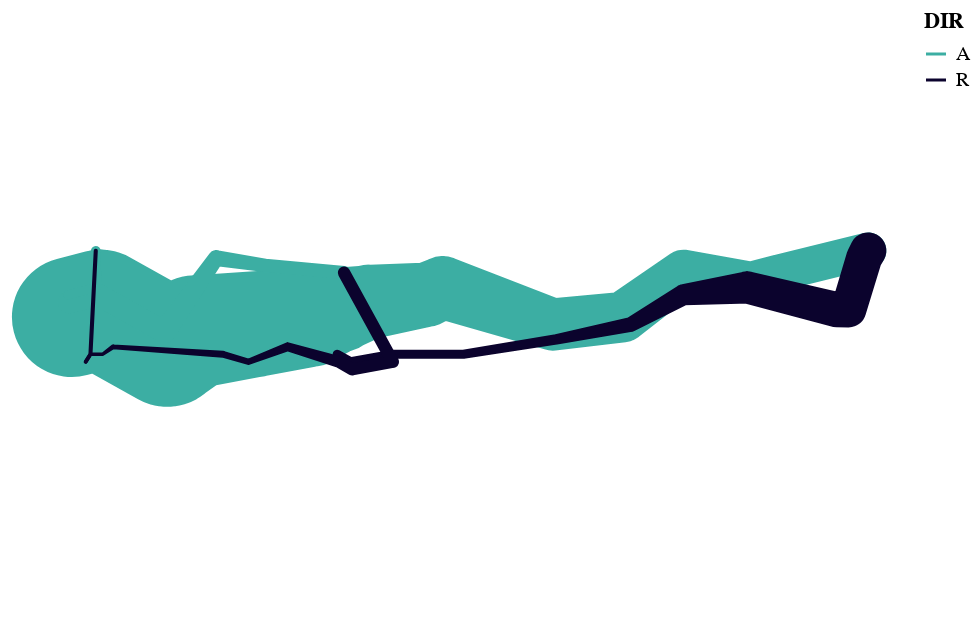

Notebook code for this chart:
### Code cell
#plotting troops route
army_chart = alt.Chart(army).mark_trail().encode(
    longitude='LONP',
    latitude='LATP',
    size=alt.Size(
        'SURV', 
        scale=alt.Scale(range=[1, 60]), 
        legend=None
    ),
    detail='DIV',
    color=alt.Color(
       'DIR', 
       scale=alt.Scale(
           #scheme='greenblue',
          range=['#3caea3', '#0b032d']
        )
    ),
)
army_chart

### Figure 1 — Vega-Lite specification as saved in the notebook (floating-point values rounded to 4 significant figures)
{"config": {"view": {"continuousWidth": 400, "continuousHeight": 300}}, "data": {"name": "data-8453d2203340baa0808b16c6a7cde8cd"}, "mark": "trail", "encoding": {"color": {"type": "nominal", "field": "DIR", "scale": {"range": ["#3caea3", "#0b032d"]}}, "detail": {"type": "quantitative", "field": "DIV"}, "latitude": {"field": "LATP", "type": "quantitative"}, "longitude": {"field": "LONP", "type": "quantitative"}, "size": {"type": "quantitative", "field": "SURV", "legend": null, "scale": {"range": [1, 60]}}}, "$schema": "https://vega.github.io/schema/vega-lite/v4.0.2.json", "datasets": {"data-8453d2203340baa0808b16c6a7cde8cd": [{"LONP": 24.0, "LATP": 54.9, "SURV": 340000, "DIR": "A", "DIV": 1}, {"LONP": 24.5, "LATP": 55.0, "SURV": 340000, "DIR": "A", "DIV": 1}, {"LONP": 25.5, "LATP": 54.5, "SURV": 340000, "DIR": "A", "DIV": 1}, {"LONP": 26.0, "LATP": 54.7, "SURV": 320000, "DIR": "A", "DIV": 1}, {"LONP": 27.0, "LATP": 54.8, "SURV": 300000, "DIR": "A", "DIV": 1}, {"LONP": 28.0, "LATP": 54.9, "SURV": 280000, "DIR": "A", "DIV": 1}, {"LONP": 28.5, "LATP": 55.0, "SURV": 240000, "DIR": "A", "DIV": 1}, {"LONP": 29.0, "LATP": 55.1, "SURV": 210000, "DIR": "A", "DIV": 1}, {"LONP": 30.0, "LATP": 55.2, "SURV": 180000, "DIR": "A", "DIV": 1}, {"LONP": 30.3, "LATP": 55.3, "SURV": 175000, "DIR": "A", "DIV": 1}, {"LONP": 32.0, "LATP": 54.8, "SURV": 145000, "DIR": "A", "DIV": 1}, {"LONP": 33.2, "LATP": 54.9, "SURV": 140000, "DIR": "A", "DIV": 1}, {"LONP": 34.4, "LATP": 55.5, "SURV": 127100, "DIR": "A", "DIV": 1}, {"LONP": 35.5, "LATP": 55.4, "SURV": 100000, "DIR": "A", "DIV": 1}, {"LONP": 36.0, "LATP": 55.5, "SURV": 100000, "DIR": "A", "DIV": 1}, {"LONP": 37.6, "LATP": 55.8, "SURV": 100000, "DIR": "R", "DIV": 1}, {"LONP": 37.5, "LATP": 55.7, "SURV": 98000, "DIR": "R", "DIV": 1}, {"LONP": 37.0, "LATP": 55.0, "SURV": 97000, "DIR": "R", "DIV": 1}, {"LONP": 36.8, "LATP": 55.0, "SURV": 96000, "DIR": "R", "DIV": 1}, {"LONP": 35.4, "LATP": 55.3, "SURV": 87000, "DIR": "R", "DIV": 1}, {"LONP": 34.3, "LATP": 55.2, "SURV": 55000, "DIR": "R", "DIV": 1}, {"LONP": 33.3, "LATP": 54.8, "SURV": 37000, "DIR": "R", "DIV": 1}, {"LONP": 32.0, "LATP": 54.6, "SURV": 24000, "DIR": "R", "DIV": 1}, {"LONP": 30.4, "LATP": 54.4, "SURV": 20000, "DIR": "R", "DIV": 1}, {"LONP": 29.2, "LATP": 54.4, "SURV": 20000, "DIR": "R", "DIV": 1}, {"LONP": 28.5, "LATP": 54.3, "SURV": 20000, "DIR": "R", "DIV": 1}, {"LONP": 28.3, "LATP": 54.4, "SURV": 20000, "DIR": "R", "DIV": 1}, {"LONP": 24.0, "LATP": 55.1, "SURV": 60000, "DIR": "A", "DIV": 2}, {"LONP": 24.5, "LATP": 55.2, "SURV": 60000, "DIR": "A", "DIV": 2}, {"LONP": 25.5, "LATP": 54.7, "SURV": 60000, "DIR": "A", "DIV": 2}, {"LONP": 26.6, "LATP": 55.7, "SURV": 40000, "DIR": "A", "DIV": 2}, {"LONP": 27.4, "LATP": 55.6, "SURV": 33000, "DIR": "A", "DIV": 2}, {"LONP": 28.7, "LATP": 55.5, "SURV": 30000, "DIR": "R", "DIV": 2}, {"LONP": 29.2, "LATP": 54.3, "SURV": 30000, "DIR": "R", "DIV": 2}, {"LONP": 28.5, "LATP": 54.2, "SURV": 30000, "DIR": "R", "DIV": 2}, {"LONP": 28.3, "LATP": 54.3, "SURV": 28000, "DIR": "R", "DIV": 2}, {"LONP": 27.5, "LATP": 54.5, "SURV": 20000, "DIR": "R", "DIV": 2}, {"LONP": 26.8, "LATP": 54.3, "SURV": 12000, "DIR": "R", "DIV": 2}, {"LONP": 26.4, "LATP": 54.4, "SURV": 14000, "DIR": "R", "DIV": 2}, {"LONP": 24.6, "LATP": 54.5, "SURV": 8000, "DIR": "R", "DIV": 2}, {"LONP": 24.4, "LATP": 54.4, "SURV": 4000, "DIR": "R", "DIV": 2}, {"LONP": 24.2, "LATP": 54.4, "SURV": 4000, "DIR": "R", "DIV": 2}, {"LONP": 24.1, "LATP": 54.3, "SURV": 4000, "DIR": "R", "DIV": 2}, {"LONP": 24.0, "LATP": 55.2, "SURV": 22000, "DIR": "A", "DIV": 3}, {"LONP": 24.5, "LATP": 55.3, "SURV": 22000, "DIR": "A", "DIV": 3}, {"LONP": 24.6, "LATP": 55.8, "SURV": 6000, "DIR": "R", "DIV": 3}, {"LONP": 24.2, "LATP": 54.4, "SURV": 6000, "DIR": "R", "DIV": 3}, {"LONP": 24.1, "LATP": 54.3, "SURV": 6000, "DIR": "R", "DIV": 3}, {"LONP": 37.6, "LATP": 55.8, "SURV": 100000, "DIR": "A", "DIV": 1}, {"LONP": 28.7, "LATP": 55.5, "SURV": 33000, "DIR": "A", "DIV": 2}, {"LONP": 24.6, "LATP": 55.8, "SURV": 22000, "DIR": "A", "DIV": 3}]}}
